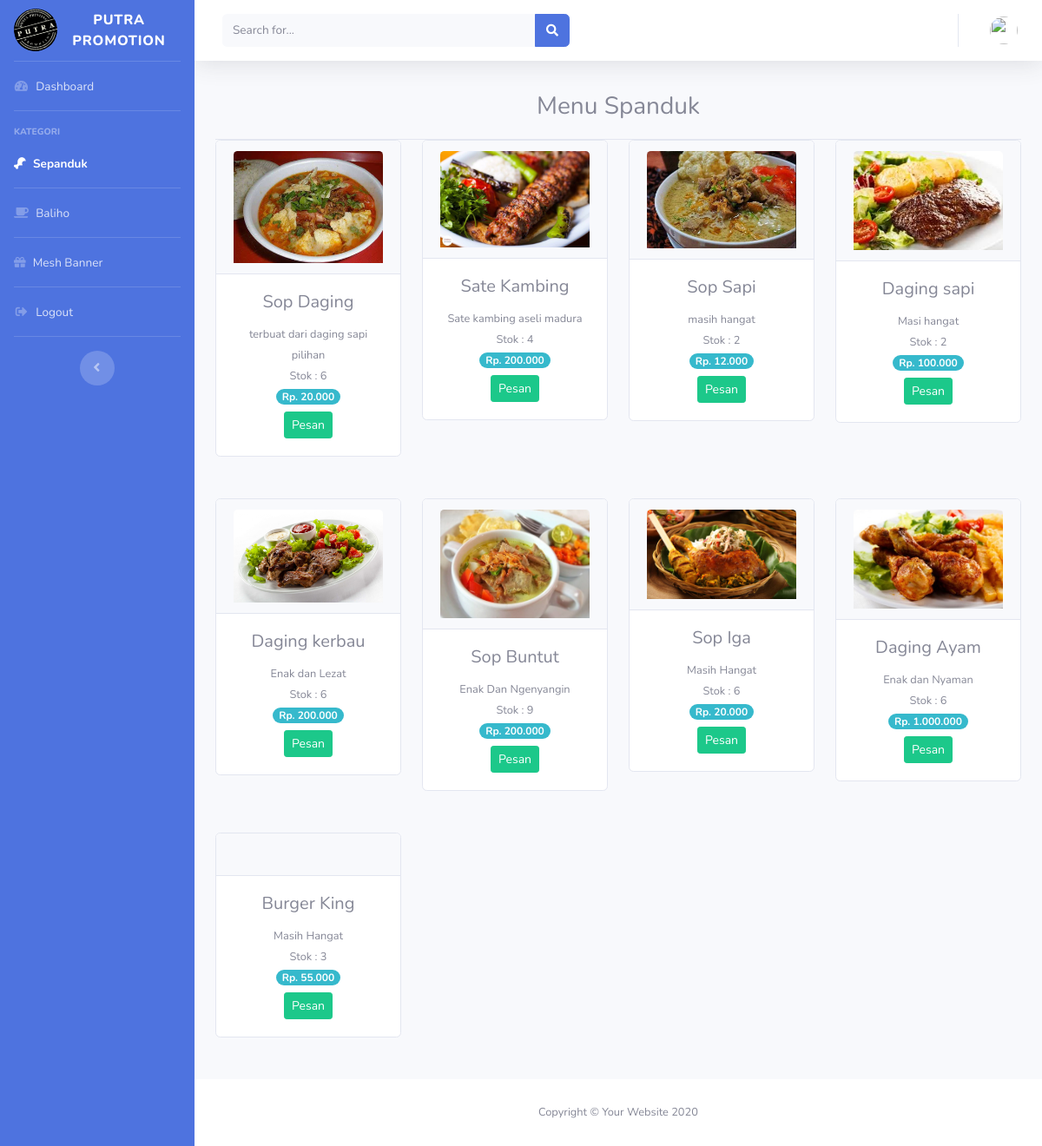
/index.php/kategori/makanan, run on the app's committed database.
### tables this page shows
CREATE TABLE `tb_barang` (
  `id_barang` int(11) NOT NULL,
  `nama_barang` varchar(128) NOT NULL,
  `keterangan` varchar(225) NOT NULL,
  `kategori` varchar(60) NOT NULL,
  `harga` int(11) NOT NULL,
  `stok` int(4) NOT NULL,
  `gambar` varchar(200) NOT NULL
);

### application/controllers/Kategori.php (called while the page is built, shortened)
<?php
class Kategori extends CI_Controller{
	public function makanan(){
		$data['title'] = 'Makanan';
		$data['makanan'] = $this->m_kategori->data_makanan()->result_array();
		$data['user'] = $this->m_kategori->session_user();
		$this->load->view('templates/header', $data);
		$this->load->view('templates/sidebar');
		$this->load->view('templates/topbar', $data);
		$this->load->view('makanan', $data);
		$this->load->view('templates/footer');
	}
}
?>

### index.php (called while the page is built, shortened)
<?php
require_once BASEPATH.'core/CodeIgniter.php';

### application/models/m_kategori.php (called while the page is built, shortened)
<?php
class M_kategori extends CI_Model{
	public function data_makanan(){
		return $this->db->get_where("tb_barang", ['kategori' => 'Makanan']);
	}
}
?>

### application/views/makanan.php (the view, shortened to what this page needs)
     <div class="container-fluid">
     	<div class="card-header">
     		<h3 class="text-center">Menu Spanduk</h3>
     	</div>
<div class="row text-center">
     		<?php foreach ($makanan as $brg): ?>
      		<div class="col-6 col-md-3 col-lg-3 mb-5">
                     <div class="card">
                      <div class="card-header">
                          <img src="<?= base_url('assets/img/barang/') .$brg['gambar']; ?>" class="card-img-top" alt="" width="100%">
                      </div>
                   <div class="card-body">
                        	<h5 class="card-title"><?= $brg['nama_barang']; ?></h5>
       				<small><?= $brg['keterangan']; ?></small><br>
       				<small>Stok : <?= $brg['stok'] ?></small><br>
       				<span class="badge badge-pill badge-info mb-2">Rp. <?= number_format($brg['harga'], 0,',','.'); ?></span><br>
       				<a href="https://api.whatsapp.com/send?phone=6285364669771&text=Hallo%20Admin%20Saya%20Ingin%20Memesan" class="btn btn-sm btn-success">Pesan</a>
       			</div>
                     </div>
                 </div>
     		<?php endforeach ?>
</div>
     </div>
   </div>

### data on the page
tb_barang: gambar (picture), nama_barang "Sop Daging", keterangan "terbuat dari daging sapi pilihan", stok "6", harga "20.000"
tb_barang: gambar (picture), nama_barang "Sate Kambing", keterangan "Sate kambing aseli madura", stok "4", harga "200.000"
tb_barang: gambar (picture), nama_barang "Sop Sapi", keterangan "masih hangat", stok "2", harga "12.000"
tb_barang: gambar (picture), nama_barang "Daging sapi", keterangan "Masi hangat", stok "2", harga "100.000"
tb_barang: gambar (picture), nama_barang "Daging kerbau", keterangan "Enak dan Lezat", stok "6", harga "200.000"
tb_barang: gambar (picture), nama_barang "Sop Buntut", keterangan "Enak Dan Ngenyangin", stok "9", harga "200.000"
tb_barang: gambar (picture), nama_barang "Sop Iga", keterangan "Masih Hangat", stok "6", harga "20.000"
tb_barang: gambar (picture), nama_barang "Daging Ayam", keterangan "Enak dan Nyaman", stok "6", harga "1.000.000"
tb_barang: nama_barang "Burger King", keterangan "Masih Hangat", stok "3", harga "55.000"
